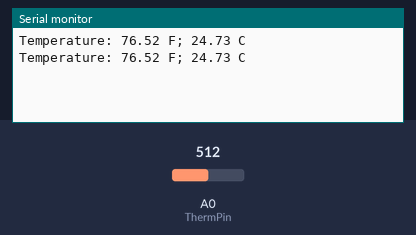
The sketch below on a simulated Arduino Uno, built with avr-gcc and run on an emulated ATmega328P. Parts: the last lines printed to the serial monitor. Inputs (shaded band) come from the test bench; at power-on: A0 (ThermPin) = 512.

Above: at 1.8 s.
1.9 s: A0 (ThermPin) set to 716
At 2.7 s:
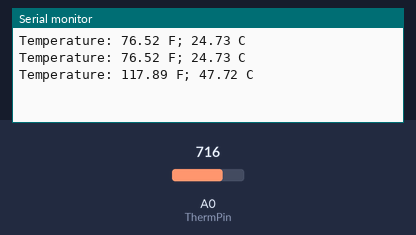
3.4 s: A0 (ThermPin) set to 900
At 4.4 s:
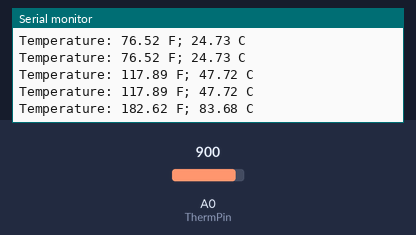
Timing chart, 0 to 6.4 s (numbered marks = the images above; inputs shaded):
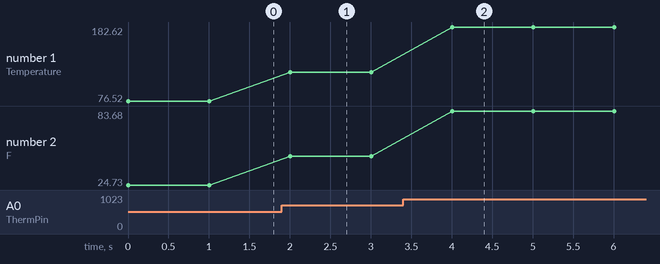

Measured:
- after the input at 1.9 s, the serial monitor: prints a new line after 0.10 s (image 1)
- after the input at 3.4 s, the serial monitor: prints a new line after 0.61 s (image 2)
- plotted number 1: 76.52 → 117.89 after the input at 1.9 s, 117.89 → 182.62 after the input at 3.4 s
- plotted number 2: 24.73 → 47.72 after the input at 1.9 s, 47.72 → 83.68 after the input at 3.4 s

The sketch:

sketch_sep24a.ino
```cpp
int ThermPin = 0;
int Vo;
float R1 = 10000;
float refT = 32.00;
float c1 = 1.009249522e-03, c2 = 2.378405444e-04, c3 = 2.019202697e-07;
float logR2,R2,T,Tc,Tf;

void setup(){
  Serial.begin(9600);
}
void printOut(float Tf, float Tc) {
  Serial.print("Temperature: ");
  Serial.print(Tf);
  Serial.print(" F; ");
  Serial.print(Tc);
  Serial.println(" C");
}

void loop() {

  Vo = analogRead(ThermPin);

  R2=R1 * (1023.0 / (float)Vo - 1.0);
  logR2 = log(R2);
  T = (1.0 / (c1 + c2*logR2 + c3*logR2*logR2*logR2));
  Tc = T - 273.15;
  Tf = ( Tc * 9.0)/ 5.0 + 32.0;

  printOut(Tf, Tc);
  delay(1000);

}
```
